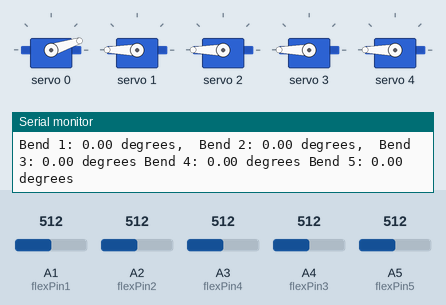
A sketch run on a simulated Arduino Uno, built with avr-gcc and run on an emulated ATmega328P. Parts: 5 × servo, the last lines printed to the serial monitor. Inputs (shaded band) come from the test bench; at power-on: A1 (flexPin1) = 512, A2 (flexPin2) = 512, A3 (flexPin4) = 512, A4 (flexPin3) = 512, A5 (flexPin5) = 512.

Above: at 1.7 s.
1.8 s: A1 (flexPin1) set to 474
At 3.6 s:
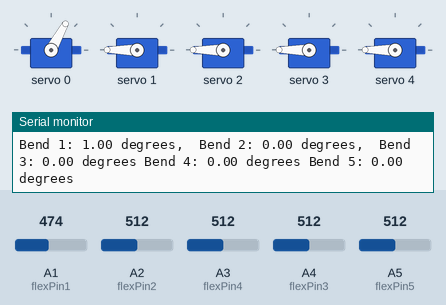
3.9 s: A2 (flexPin2) set to 476
6.0 s: A2 (flexPin2) set to 450
At 7.6 s:
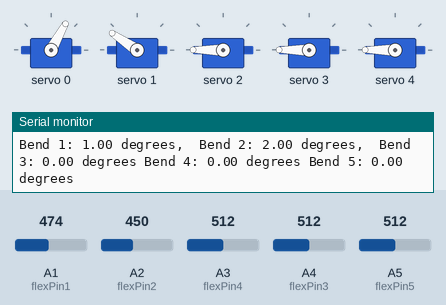
7.9 s: A3 (flexPin4) set to 477
9.4 s: A3 (flexPin4) set to 454
At 10.9 s:
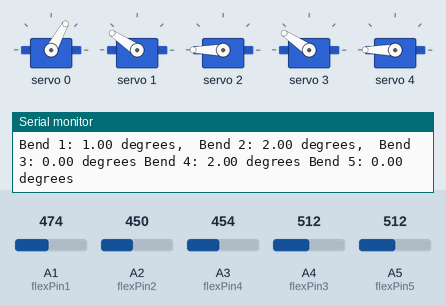
11.2 s: A4 (flexPin3) set to 306
At 13.5 s:
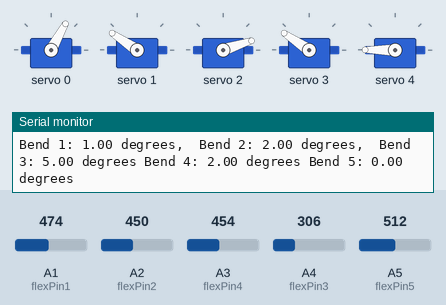
Timing chart, 0 to 14.6 s (numbered marks = the images above; inputs shaded):
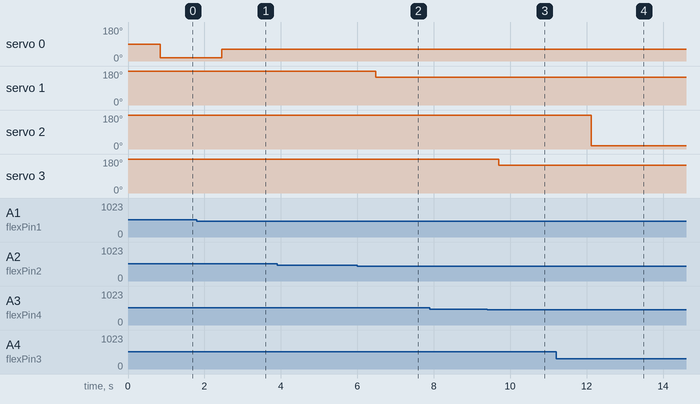

Measured:
- the behaviour switches between 488 and 487 on A1 (flexPin1) (found by bisection; images 0 and 1)
- the behaviour switches between 466 and 465 on A2 (flexPin2) (found by bisection; images 1 and 2)
- the behaviour switches between 466 and 465 on A3 (flexPin4) (found by bisection; images 2 and 3)
- after the input at 1.8 s, servo 0: 18° → 61° after 0.65 s
- after the input at 6.0 s, servo 1: 180° → 146° after 0.48 s
- after the input at 9.4 s, servo 3: 180° → 146° after 0.30 s
- after the input at 11.2 s, servo 2: 180° → 18° after 0.92 s

The sketch:

Five_Flex_servo.ino
```cpp
#include <Wire.h>
#include <Adafruit_PWMServoDriver.h>

Adafruit_PWMServoDriver pwm = Adafruit_PWMServoDriver();

// Pin connected to voltage divider output for flex sensor
const int flexPin1 = A1;
const int flexPin2 = A2;
const int flexPin3 = A4;
const int flexPin4 = A3;
const int flexPin5 = A5;

// Change these constants according to your project's design
const float VCC = 5.0;                  // voltage at Ardunio 5V line
const float R_DIV = 10000.0;            // resistor used to create a voltage divider
const float flatResistance = 25000.0;   // resistance when flat
const float bendResistance = 100000.0;  // resistance at 90 deg

// Change these constants according to your calibration
const int NUM_CALIBRATION_READINGS = 10;  // number of readings to take during calibration
float calibrationSum1 = 0.0;              // sum of readings during calibration for flex sensor 1
float calibrationValue1 = 0.0;

float calibrationSum2 = 0.0;
float calibrationValue2 = 0.0;

float calibrationSum3 = 0.0;
float calibrationValue3 = 0.0;

float calibrationSum4 = 0.0;
float calibrationValue4 = 0.0;

float calibrationSum5 = 0.0;
float calibrationValue5 = 0.0;


// Change this constant according to your averaging preference
const int NUM_AVERAGING_READINGS = 5;  // number of readings to average

// Change these constants according to your servo's specs
const int SERVO_MIN = 150;  // pulse length for minimum servo position
const int SERVO_MAX = 600;  // pulse length for maximum servo position
const int SERVO_FREQ = 50;  // frequency of the PWM signal in Hz

void setup() {
  Serial.begin(9600);
  pinMode(flexPin1, INPUT);
  pinMode(flexPin2, INPUT);
  pinMode(flexPin3, INPUT);
  pinMode(flexPin4, INPUT);
  pinMode(flexPin5, INPUT);

  // Initialize the PCA9685
  pwm.begin();
  pwm.setPWMFreq(SERVO_FREQ);

  // Calibrate the sensors
  Serial.println("Calibrating sensors. Please do not touch.");

  // Calibrate flex sensor 1
  for (int i = 0; i < NUM_CALIBRATION_READINGS; i++) {
    int ADCflex = analogRead(flexPin1);
    float Vflex = ADCflex * VCC / 1023.0;
    float Rflex = R_DIV * (VCC / Vflex - 1.0);
    calibrationSum1 += Rflex;
    delay(10);
  }
  calibrationValue1 = calibrationSum1 / NUM_CALIBRATION_READINGS;
  Serial.println("Calibration complete for flex sensor 1. Calibration value: " + String(calibrationValue1));

  // Calibrate flex sensor 2
  for (int i = 0; i < NUM_CALIBRATION_READINGS; i++) {
    int ADCflex = analogRead(flexPin2);
    float Vflex = ADCflex * VCC / 1023.0;
    float Rflex = R_DIV * (VCC / Vflex - 1.0);
    calibrationSum2 += Rflex;
    delay(10);
  }
  calibrationValue2 = calibrationSum2 / NUM_CALIBRATION_READINGS;
  Serial.println("Calibration complete for flex sensor 2. Calibration value: " + String(calibrationValue2));
  Serial.println();

  // Calibrate flex sensor 3
  for (int i = 0; i < NUM_CALIBRATION_READINGS; i++) {
    int ADCflex = analogRead(flexPin3);
    float Vflex = ADCflex * VCC / 1023.0;
    float Rflex = R_DIV * (VCC / Vflex - 1.0);
    calibrationSum3 += Rflex;
    delay(10);
  }
  calibrationValue3 = calibrationSum3 / NUM_CALIBRATION_READINGS;
  Serial.println("Calibration complete for flex sensor 3. Calibration value: " + String(calibrationValue3));
  Serial.println();

  // Calibrate flex sensor 4
  for (int i = 0; i < NUM_CALIBRATION_READINGS; i++) {
    int ADCflex = analogRead(flexPin4);
    float Vflex = ADCflex * VCC / 1023.0;
    float Rflex = R_DIV * (VCC / Vflex - 1.0);
    calibrationSum4 += Rflex;
    delay(10);
  }
  calibrationValue4 = calibrationSum4 / NUM_CALIBRATION_READINGS;
  Serial.println("Calibration complete for flex sensor 4. Calibration value: " + String(calibrationValue4));
  Serial.println();

  // Calibrate flex sensor 5
  for (int i = 0; i < NUM_CALIBRATION_READINGS; i++) {
    int ADCflex = analogRead(flexPin5);
    float Vflex = ADCflex * VCC / 1023.0;
    float Rflex = R_DIV * (VCC / Vflex - 1.0);
    calibrationSum5 += Rflex;
    delay(10);
  }
  calibrationValue5 = calibrationSum5 / NUM_CALIBRATION_READINGS;
  Serial.println("Calibration complete for flex sensor 5. Calibration value: " + String(calibrationValue5));
  Serial.println();
}

void loop() {
  // Take a number of readings and average them for each flex sensor
  float readingSum1 = 0.0;

  for (int i = 0; i < NUM_AVERAGING_READINGS; i++) {
    int ADCflex1 = analogRead(flexPin1);
    float Vflex1 = ADCflex1 * VCC / 1023.0;
    float Rflex1 = R_DIV * (VCC / Vflex1 - 1.0);
    readingSum1 += Rflex1;
    delay(10);
  }
  float averageReading1 = readingSum1 / NUM_AVERAGING_READINGS;

  float readingSum2 = 0.0;
  for (int i = 0; i < NUM_AVERAGING_READINGS; i++) {
    int ADCflex2 = analogRead(flexPin2);
    float Vflex2 = ADCflex2 * VCC / 1023.0;
    float Rflex2 = R_DIV * (VCC / Vflex2 - 1.0);
    readingSum2 += Rflex2;
    delay(10);
  }
  float averageReading2 = readingSum2 / NUM_AVERAGING_READINGS;

  float readingSum3 = 0.0;
  for (int i = 0; i < NUM_AVERAGING_READINGS; i++) {
    int ADCflex3 = analogRead(flexPin3);
    float Vflex3 = ADCflex3 * VCC / 1023.0;
    float Rflex3 = R_DIV * (VCC / Vflex3 - 1.0);
    readingSum3 += Rflex3;
    delay(10);
  }
  float averageReading3 = readingSum3 / NUM_AVERAGING_READINGS;


  float readingSum4 = 0.0;
  for (int i = 0; i < NUM_AVERAGING_READINGS; i++) {
    int ADCflex4 = analogRead(flexPin4);
    float Vflex4 = ADCflex4 * VCC / 1023.0;
    float Rflex4 = R_DIV * (VCC / Vflex4 - 1.0);
    readingSum4 += Rflex4;
    delay(10);
  }
  float averageReading4 = readingSum4 / NUM_AVERAGING_READINGS;

  float readingSum5 = 0.0;
  for (int i = 0; i < NUM_AVERAGING_READINGS; i++) {
    int ADCflex5 = analogRead(flexPin5);
    float Vflex5 = ADCflex5 * VCC / 1023.0;
    float Rflex5 = R_DIV * (VCC / Vflex5 - 1.0);
    readingSum5 += Rflex5;
    delay(10);
  }
  float averageReading5 = readingSum5 / NUM_AVERAGING_READINGS;


  float angle1 = map(averageReading1, calibrationValue1, bendResistance, 0, 90.0);
  float angle2 = map(averageReading2, calibrationValue2, bendResistance, 0, 90.0);
  float angle3 = map(averageReading3, calibrationValue3, bendResistance, 0, 90.0);
  float angle4 = map(averageReading4, calibrationValue4, bendResistance, 0, 90.0);
  float angle5 = map(averageReading5, calibrationValue5, bendResistance, 0, 90.0);
  if (angle1 < 0 )
    angle1 = 0;
  if (angle1 > 5 )
    angle1 = 5;

  if (angle2 < 0)
    angle2 = 0;
  if (angle2 > 5 )
    angle2 = 5;

  if (angle3 < 0)
    angle3 = 0;
  if (angle3 > 5 )
    angle3 = 5;

  if (angle4 < 0)
    angle4 = 0;
  if (angle4 > 5 )
    angle4 = 5;

  if (angle5 < 0)
    angle5 = 0;
  if (angle5 > 5 )
    angle5 = 5;

  Serial.print("Bend 1: ");
  Serial.print(angle1);
  Serial.print(" degrees, ");

  Serial.print(" Bend 2: ");
  Serial.print(angle2);
  Serial.print(" degrees, ");

  Serial.print(" Bend 3: ");
  Serial.print(angle3);
  Serial.print(" degrees");

  Serial.print(" Bend 4: ");
  Serial.print(angle4);
  Serial.print(" degrees");

  Serial.print(" Bend 5: ");
  Serial.print(angle5);
  Serial.print(" degrees\n");

  // Map the bend angle to a servo position and send the signal to the PCA9685
  int servoPos1 = map(angle1, 0, 5, SERVO_MIN, SERVO_MAX);
  int servoPos2 = map(angle2, 5, 0, SERVO_MIN, SERVO_MAX);
  int servoPos3 = map(angle3, 0, 5, SERVO_MAX, SERVO_MIN);
  int servoPos4 = map(angle4, 0, 5, SERVO_MAX, SERVO_MIN);
  int servoPos5 = map(angle5, 0, 5, SERVO_MAX, SERVO_MIN);
  if (servoPos1 < 0)
    servoPos1 = 0;
  if (servoPos2 < 0)
    servoPos2 = 0;
  if (servoPos3 < 0)
    servoPos3 = 0;
  if (servoPos4 < 0)
    servoPos4 = 0;
  if (angle5 < 0)
    servoPos5 = 0;
  pwm.setPWM(0, 0, servoPos1);
  pwm.setPWM(1, 0, servoPos2);
  pwm.setPWM(2, 0, servoPos3);
  pwm.setPWM(3, 0, servoPos4);
  pwm.setPWM(4, 0, servoPos5);
  delay(500);
}
```
